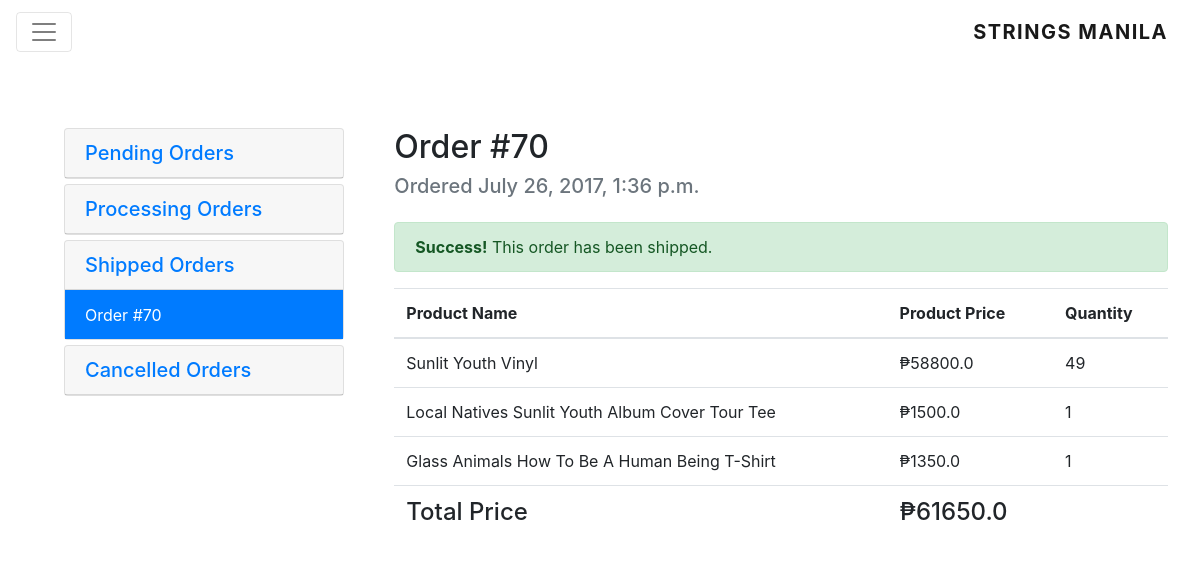
/orders/70/ (signed in), run on the app's committed database.
### order_management/models.py (models this page shows, shortened)
class Order(Model):
    ORDER_STATUSES = (
        ('P', 'Pending'),
        ('A', 'Processing'),
        ('S', 'Shipped'),
        ('C', 'Cancelled')
    )
    date_ordered = DateTimeField(auto_now=True)
    customer = ForeignKey(Customer, on_delete=CASCADE)
    status = CharField(max_length=2, choices=ORDER_STATUSES, default='P')
    customer_deposit_photo = FileField(blank=True, null=True, default=None)
    customer_payment_date = DateField(null=True, blank=True, default=None)
    payment_verified = BooleanField(default=False)
    queue_id = CharField(null=True, max_length=64)
    @property
    def total_price(self):
        order_items = self.orderlineitems_set.all()
        total_price = 0.00
        for order_item in order_items:
            total_price += float(order_item.line_price)
        return total_price

class OrderLineItems(Model):
    product = ForeignKey(Product, on_delete=CASCADE)
    quantity = PositiveIntegerField()
    parent_order = ForeignKey(Order, on_delete=CASCADE)
    @property
    def line_price(self):
        date_ordered = self.parent_order.date_ordered
        price = self.product.price_for_date(date=date_ordered)
        return float(price) * float(self.quantity)

### entity_management/models.py (models this page shows, shortened)
class Product(Model):
    name = CharField(max_length=64)
    description = CharField(max_length=256)
    photo = FileField(null=True, blank=True, default="/static/images/product.png")
    stall = ForeignKey(Stall, on_delete=CASCADE)
    quantity = PositiveIntegerField(default=0)
    is_active = BooleanField(default=True)
    def price_for_date(self, date):
        price_histories = self.pricehistory_set.filter(effective_from__lte=date).order_by("-effective_from")
        return price_histories[0].price

class PriceHistory(Model):
    product = ForeignKey(Product)
    price = DecimalField(decimal_places=2, max_digits=10)
    effective_from = DateTimeField(auto_now_add=True)

### order_management/views.py (the view)
# urls.py: url(r'^(?P<order_id>(\d+))/$', OrderView.as_view()),
class OrderView(View):
    @staticmethod
    @login_required
    @customer_required
    def get(request, order_id):
        context = make_context(request, include_stalls_and_products=False)
        user = request.user
        customer = Customer.objects.get(user=user)
        try:
            order = Order.objects.get(id=order_id)
            line_items = OrderLineItems.objects.all().filter(parent_order=order_id)
        except:
            raise Http404("Something went wrong")
        orders = Order.objects.all().filter(customer=customer)
        pending_orders = orders.filter(status="P")
        approved_orders = orders.filter(status="A")
        shipped_orders = orders.filter(status="S")
        cancelled_orders = orders.filter(status="C")
        expand = order.get_status_display().lower()
        context.update({
            "line_items": line_items,
            "active_order": order,
            "customer": customer,
            "total_price": order.total_price,
            "orders": {
                "pending": pending_orders,
                "processing": approved_orders,
                "shipped": shipped_orders,
                "cancelled": cancelled_orders,
            },
            "expand": expand
        })
        return render(request, 'customer_orders.html', context)

### IrisOnline/contexts.py (called while the page is built, shortened)
def make_context(request, active_stall=None, include_stalls_and_products=True):
    cart = Cart(request=request)
    name = get_user_name(request)
    context = {
        'cart': cart,
        'name': name
    }
    return context

def get_user_name(request):
    if request.user.is_authenticated:
        user = request.user
        customer = Customer.objects.get(user=user)
        return customer.full_name
    else:
        return None

### product_catalog/cart.py (called while the page is built)
    @property
    def cart(self):
        return self.request.session['cart'].items()

    def product_count(self):
        return len(self.cart)

### templates/customer_orders.html (shortened to what this page needs)
<!DOCTYPE html>
<html lang="en">
<head>
    {% include 'bootstrap.html' %}
    {% load static %}
    <link rel="stylesheet" href="{% static '/css/nav.css' %}">
    <link rel="stylesheet" href="{% static '/css/customer_orders.css' %}">
</head>
<body class="bg-faded">
{% include 'customer_nav.html' %}
<div class="container-fluid d-flex p-5 m-3">
    <div id="accordion">
        {% for order_type, order_list in orders.items %}
            <div class="card">
                <div class="card-header" role="tab" id="approved">
                    <h5 class="mb-0">
                        <a data-toggle="collapse" data-parent="#accordion" href="#{{ order_type }}-orders"
                           aria-expanded="true"
                           aria-controls="pending-orders">
                            {{ order_type|capfirst }} Orders
                        </a>
                    </h5>
                </div>
                <div id="{{ order_type }}-orders" class="collapse" role="tabpanel" aria-labelledby="headingOne">
                    <ul class="list-group rounded-0">
                        {% for order in order_list %}
                            {% if order.id == active_order.id %}
                                <li class="list-group-item active">Order #{{ order.id }}</li>
                            {% else %}
                                <a class="list-group-item" href="/orders/{{ order.id }}">Order #{{ order.id }}</a>
                            {% endif %}
                        {% empty %}
                            <div class="container-fluid p-5 text-center">
                                <h5>There's nothing here</h5>
                                <p class="text-muted">Orders that are {{ order_type }} will show up here.</p>
                            </div>
                        {% endfor %}
                    </ul>
                </div>
            </div>
        {% endfor %}
    </div>
    <section id="order-products">
        {% if active_order %}
            <div class="d-flex">
                <div class="mb-3">
                    <h2 class="d-block">Order #{{ active_order.id }}</h2>
                    <h5 class="text-muted mt-2">Ordered {{ active_order.date_ordered }}</h5>
                </div>
            </div>
            {% if active_order.status == "S" %}
                <div class="alert alert-success mr-auto d-flex" role="alert">
                    <div>
                        <p><strong>Success!</strong> This order has been shipped.</p>
                    </div>
                </div>
            {% endif %}
        {% else %}
            <div class="list-group-item rounded empty-message w-100 h-100"
                 style="max-height: 400px; min-height: 400px;">
                <h5 class="empty-message-text w-100 text-center">To view order details, select an order from the
                    left</h5>
            </div>
        {% endif %}
        {% if line_items %}
            <table class="table w-100">
                <thead>
                <tr>
                    <th>Product Name</th>
                    <th>Product Price</th>
                    <th>Quantity</th>
                </tr>
                </thead>
                <tbody>
                {% for line_item in line_items %}
                    <tr>
                        <td>{{ line_item.product.name }}</td>
                        <td>₱{{ line_item.line_price }}</td>
                        <td>{{ line_item.quantity }}</td>
                    </tr>
                {% endfor %}
                <tr>
                    <td><h4>Total Price</h4></td>
                    <td><h4>₱{{ total_price }}</h4></td>
                    <td></td>
                </tr>
                </tbody>
            </table>
        {% endif %}
    </section>
</div>
</body>
</html>

### static/css/customer_orders.css (style rules this page uses)
#accordion { width : 400px; }
#order-products { width : 100%; margin-left : 50px; }
.card { margin-bottom : 5px; }
p { margin : 0; }
.list-group .list-group-item { border-radius : 0 !important; border-left : 0; border-right : 0; border-bottom : 0; }

### data on the page
Order: id "70", date_ordered "July 26, 2017, 1:36 p.m."
OrderLineItems: product.name "Sunlit Youth Vinyl", line_price "58800.0", quantity "49"
OrderLineItems: product.name "Local Natives Sunlit Youth Album Cover Tour Tee", line_price "1500.0", quantity "1"
OrderLineItems: product.name "Glass Animals How To Be A Human Being T-Shirt", line_price "1350.0", quantity "1"

### other printed values
{{ order_type|capfirst }} "Pending" "Processing" "Shipped" "Cancelled"
{{ total_price }} "61650.0"
